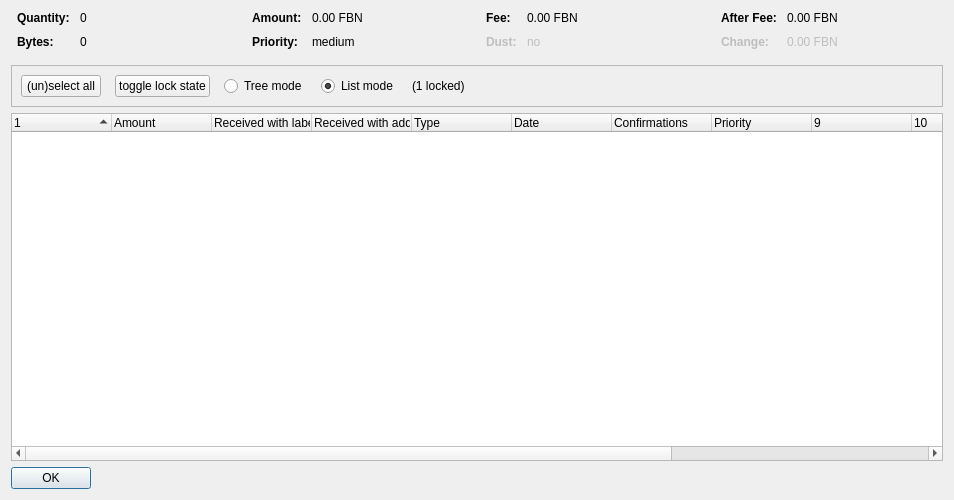
<?xml version="1.0" encoding="UTF-8"?>
<ui version="4.0">
 <class>CoinControlDialog</class>
 <widget class="QDialog" name="CoinControlDialog">
  <property name="geometry">
   <rect>
    <x>0</x>
    <y>0</y>
    <width>954</width>
    <height>500</height>
   </rect>
  </property>
  <property name="windowTitle">
   <string>Coin Selection</string>
  </property>
  <layout class="QVBoxLayout" name="verticalLayout">
   <item>
    <layout class="QHBoxLayout" name="horizontalLayoutTop" stretch="0,0,0,0">
     <property name="topMargin">
      <number>0</number>
     </property>
     <property name="bottomMargin">
      <number>10</number>
     </property>
     <item>
      <layout class="QFormLayout" name="formLayoutCoinControl1">
       <property name="horizontalSpacing">
        <number>10</number>
       </property>
       <property name="verticalSpacing">
        <number>10</number>
       </property>
       <property name="leftMargin">
        <number>6</number>
       </property>
       <property name="rightMargin">
        <number>6</number>
       </property>
       <item row="0" column="0">
        <widget class="QLabel" name="labelCoinControlQuantityText">
         <property name="font">
          <font>
           <weight>75</weight>
           <bold>true</bold>
          </font>
         </property>
         <property name="text">
          <string>Quantity:</string>
         </property>
        </widget>
       </item>
       <item row="0" column="1">
        <widget class="QLabel" name="labelCoinControlQuantity">
         <property name="cursor">
          <cursorShape>IBeamCursor</cursorShape>
         </property>
         <property name="contextMenuPolicy">
          <enum>Qt::ActionsContextMenu</enum>
         </property>
         <property name="text">
          <string notr="true">0</string>
         </property>
         <property name="textInteractionFlags">
          <set>Qt::LinksAccessibleByMouse|Qt::TextSelectableByKeyboard|Qt::TextSelectableByMouse</set>
         </property>
        </widget>
       </item>
       <item row="1" column="0">
        <widget class="QLabel" name="labelCoinControlBytesText">
         <property name="font">
          <font>
           <weight>75</weight>
           <bold>true</bold>
          </font>
         </property>
         <property name="text">
          <string>Bytes:</string>
         </property>
        </widget>
       </item>
       <item row="1" column="1">
        <widget class="QLabel" name="labelCoinControlBytes">
         <property name="cursor">
          <cursorShape>IBeamCursor</cursorShape>
         </property>
         <property name="contextMenuPolicy">
          <enum>Qt::ActionsContextMenu</enum>
         </property>
         <property name="text">
          <string notr="true">0</string>
         </property>
         <property name="textInteractionFlags">
          <set>Qt::LinksAccessibleByMouse|Qt::TextSelectableByKeyboard|Qt::TextSelectableByMouse</set>
         </property>
        </widget>
       </item>
      </layout>
     </item>
     <item>
      <layout class="QFormLayout" name="formLayoutCoinControl2">
       <property name="horizontalSpacing">
        <number>10</number>
       </property>
       <property name="verticalSpacing">
        <number>10</number>
       </property>
       <property name="leftMargin">
        <number>6</number>
       </property>
       <property name="rightMargin">
        <number>6</number>
       </property>
       <item row="0" column="0">
        <widget class="QLabel" name="labelCoinControlAmountText">
         <property name="font">
          <font>
           <weight>75</weight>
           <bold>true</bold>
          </font>
         </property>
         <property name="text">
          <string>Amount:</string>
         </property>
        </widget>
       </item>
       <item row="0" column="1">
        <widget class="QLabel" name="labelCoinControlAmount">
         <property name="cursor">
          <cursorShape>IBeamCursor</cursorShape>
         </property>
         <property name="contextMenuPolicy">
          <enum>Qt::ActionsContextMenu</enum>
         </property>
         <property name="text">
          <string notr="true">0.00 FBN</string>
         </property>
         <property name="textInteractionFlags">
          <set>Qt::LinksAccessibleByMouse|Qt::TextSelectableByKeyboard|Qt::TextSelectableByMouse</set>
         </property>
        </widget>
       </item>
       <item row="1" column="0">
        <widget class="QLabel" name="labelCoinControlPriorityText">
         <property name="font">
          <font>
           <weight>75</weight>
           <bold>true</bold>
          </font>
         </property>
         <property name="text">
          <string>Priority:</string>
         </property>
        </widget>
       </item>
       <item row="1" column="1">
        <widget class="QLabel" name="labelCoinControlPriority">
         <property name="cursor">
          <cursorShape>IBeamCursor</cursorShape>
         </property>
         <property name="contextMenuPolicy">
          <enum>Qt::ActionsContextMenu</enum>
         </property>
         <property name="text">
          <string>medium</string>
         </property>
         <property name="textInteractionFlags">
          <set>Qt::LinksAccessibleByMouse|Qt::TextSelectableByKeyboard|Qt::TextSelectableByMouse</set>
         </property>
        </widget>
       </item>
      </layout>
     </item>
     <item>
      <layout class="QFormLayout" name="formLayoutCoinControl3">
       <property name="horizontalSpacing">
        <number>10</number>
       </property>
       <property name="verticalSpacing">
        <number>10</number>
       </property>
       <property name="leftMargin">
        <number>6</number>
       </property>
       <property name="rightMargin">
        <number>6</number>
       </property>
       <item row="0" column="0">
        <widget class="QLabel" name="labelCoinControlFeeText">
         <property name="font">
          <font>
           <weight>75</weight>
           <bold>true</bold>
          </font>
         </property>
         <property name="text">
          <string>Fee:</string>
         </property>
        </widget>
       </item>
       <item row="0" column="1">
        <widget class="QLabel" name="labelCoinControlFee">
         <property name="cursor">
          <cursorShape>IBeamCursor</cursorShape>
         </property>
         <property name="contextMenuPolicy">
          <enum>Qt::ActionsContextMenu</enum>
         </property>
         <property name="text">
          <string notr="true">0.00 FBN</string>
         </property>
         <property name="textInteractionFlags">
          <set>Qt::LinksAccessibleByMouse|Qt::TextSelectableByKeyboard|Qt::TextSelectableByMouse</set>
         </property>
        </widget>
       </item>
       <item row="1" column="0">
        <widget class="QLabel" name="labelCoinControlLowOutputText">
         <property name="enabled">
          <bool>false</bool>
         </property>
         <property name="font">
          <font>
           <weight>75</weight>
           <bold>true</bold>
          </font>
         </property>
         <property name="text">
          <string>Dust:</string>
         </property>
        </widget>
       </item>
       <item row="1" column="1">
        <widget class="QLabel" name="labelCoinControlLowOutput">
         <property name="enabled">
          <bool>false</bool>
         </property>
         <property name="cursor">
          <cursorShape>IBeamCursor</cursorShape>
         </property>
         <property name="contextMenuPolicy">
          <enum>Qt::ActionsContextMenu</enum>
         </property>
         <property name="text">
          <string>no</string>
         </property>
         <property name="textInteractionFlags">
          <set>Qt::LinksAccessibleByMouse|Qt::TextSelectableByKeyboard|Qt::TextSelectableByMouse</set>
         </property>
        </widget>
       </item>
      </layout>
     </item>
     <item>
      <layout class="QFormLayout" name="formLayoutCoinControl4">
       <property name="horizontalSpacing">
        <number>10</number>
       </property>
       <property name="verticalSpacing">
        <number>10</number>
       </property>
       <property name="leftMargin">
        <number>6</number>
       </property>
       <property name="rightMargin">
        <number>6</number>
       </property>
       <item row="0" column="0">
        <widget class="QLabel" name="labelCoinControlAfterFeeText">
         <property name="font">
          <font>
           <weight>75</weight>
           <bold>true</bold>
          </font>
         </property>
         <property name="text">
          <string>After Fee:</string>
         </property>
        </widget>
       </item>
       <item row="0" column="1">
        <widget class="QLabel" name="labelCoinControlAfterFee">
         <property name="cursor">
          <cursorShape>IBeamCursor</cursorShape>
         </property>
         <property name="contextMenuPolicy">
          <enum>Qt::ActionsContextMenu</enum>
         </property>
         <property name="text">
          <string notr="true">0.00 FBN</string>
         </property>
         <property name="textInteractionFlags">
          <set>Qt::LinksAccessibleByMouse|Qt::TextSelectableByKeyboard|Qt::TextSelectableByMouse</set>
         </property>
        </widget>
       </item>
       <item row="1" column="0">
        <widget class="QLabel" name="labelCoinControlChangeText">
         <property name="enabled">
          <bool>false</bool>
         </property>
         <property name="font">
          <font>
           <weight>75</weight>
           <bold>true</bold>
          </font>
         </property>
         <property name="text">
          <string>Change:</string>
         </property>
        </widget>
       </item>
       <item row="1" column="1">
        <widget class="QLabel" name="labelCoinControlChange">
         <property name="enabled">
          <bool>false</bool>
         </property>
         <property name="cursor">
          <cursorShape>IBeamCursor</cursorShape>
         </property>
         <property name="contextMenuPolicy">
          <enum>Qt::ActionsContextMenu</enum>
         </property>
         <property name="text">
          <string notr="true">0.00 FBN</string>
         </property>
         <property name="textInteractionFlags">
          <set>Qt::LinksAccessibleByMouse|Qt::TextSelectableByKeyboard|Qt::TextSelectableByMouse</set>
         </property>
        </widget>
       </item>
      </layout>
     </item>
    </layout>
   </item>
   <item>
    <widget class="QFrame" name="frame">
     <property name="minimumSize">
      <size>
       <width>0</width>
       <height>40</height>
      </size>
     </property>
     <property name="frameShape">
      <enum>QFrame::StyledPanel</enum>
     </property>
     <property name="frameShadow">
      <enum>QFrame::Sunken</enum>
     </property>
     <layout class="QHBoxLayout" name="horizontalLayout">
      <item>
       <layout class="QHBoxLayout" name="horizontalLayoutPanel" stretch="0,0,0,0,0,0">
        <property name="spacing">
         <number>14</number>
        </property>
        <item>
         <widget class="QPushButton" name="pushButtonSelectAll">
          <property name="sizePolicy">
           <sizepolicy hsizetype="Maximum" vsizetype="Fixed">
            <horstretch>0</horstretch>
            <verstretch>0</verstretch>
           </sizepolicy>
          </property>
          <property name="text">
           <string>(un)select all</string>
          </property>
          <property name="autoDefault">
           <bool>false</bool>
          </property>
         </widget>
        </item>
        <item>
         <widget class="QPushButton" name="pushButtonToggleLock">
          <property name="sizePolicy">
           <sizepolicy hsizetype="Maximum" vsizetype="Fixed">
            <horstretch>0</horstretch>
            <verstretch>0</verstretch>
           </sizepolicy>
          </property>
          <property name="text">
           <string>toggle lock state</string>
          </property>
          <property name="autoDefault">
           <bool>false</bool>
          </property>
         </widget>
        </item>
        <item>
         <widget class="QRadioButton" name="radioTreeMode">
          <property name="sizePolicy">
           <sizepolicy hsizetype="Maximum" vsizetype="Fixed">
            <horstretch>0</horstretch>
            <verstretch>0</verstretch>
           </sizepolicy>
          </property>
          <property name="text">
           <string>Tree mode</string>
          </property>
         </widget>
        </item>
        <item>
         <widget class="QRadioButton" name="radioListMode">
          <property name="sizePolicy">
           <sizepolicy hsizetype="Maximum" vsizetype="Fixed">
            <horstretch>0</horstretch>
            <verstretch>0</verstretch>
           </sizepolicy>
          </property>
          <property name="text">
           <string>List mode</string>
          </property>
          <property name="checked">
           <bool>true</bool>
          </property>
         </widget>
        </item>
        <item>
         <widget class="QLabel" name="labelLocked">
          <property name="text">
           <string>(1 locked)</string>
          </property>
         </widget>
        </item>
        <item>
         <spacer name="horizontalSpacer">
          <property name="orientation">
           <enum>Qt::Horizontal</enum>
          </property>
          <property name="sizeHint" stdset="0">
           <size>
            <width>40</width>
            <height>20</height>
           </size>
          </property>
         </spacer>
        </item>
       </layout>
      </item>
     </layout>
    </widget>
   </item>
   <item>
    <widget class="CoinControlTreeWidget" name="treeWidget">
     <property name="contextMenuPolicy">
      <enum>Qt::CustomContextMenu</enum>
     </property>
     <property name="sortingEnabled">
      <bool>false</bool>
     </property>
     <property name="columnCount">
      <number>13</number>
     </property>
     <attribute name="headerShowSortIndicator" stdset="0">
      <bool>true</bool>
     </attribute>
     <attribute name="headerStretchLastSection">
      <bool>false</bool>
     </attribute>
     <column>
      <property name="text">
       <string/>
      </property>
     </column>
     <column>
      <property name="text">
       <string>Amount</string>
      </property>
     </column>
     <column>
      <property name="text">
       <string>Received with label</string>
      </property>
     </column>
     <column>
      <property name="text">
       <string>Received with address</string>
      </property>
     </column>
     <column>
      <property name="text">
	<string>Type</string>
      </property>
     </column>
     <column>
      <property name="text">	 
       <string>Date</string>
      </property>
     </column>
     <column>
      <property name="text">
       <string>Confirmations</string>
      </property>
      <property name="toolTip">
       <string>Confirmed</string>
      </property>
     </column>
     <column>
      <property name="text">
       <string>Priority</string>
      </property>
     </column>
     <column>
      <property name="text">
       <string/>
      </property>
     </column>
     <column>
      <property name="text">
       <string/>
      </property>
     </column>
     <column>
      <property name="text">
       <string/>
      </property>
     </column>
     <column>
      <property name="text">
       <string/>
      </property>
     </column>
     <column>
      <property name="text">
       <string/>
      </property>
     </column>
    </widget>
   </item>
   <item>
    <widget class="QDialogButtonBox" name="buttonBox">
     <property name="sizePolicy">
      <sizepolicy hsizetype="Maximum" vsizetype="Fixed">
       <horstretch>0</horstretch>
       <verstretch>0</verstretch>
      </sizepolicy>
     </property>
     <property name="orientation">
      <enum>Qt::Horizontal</enum>
     </property>
     <property name="standardButtons">
      <set>QDialogButtonBox::Ok</set>
     </property>
    </widget>
   </item>
  </layout>
 </widget>
 <customwidgets>
  <customwidget>
   <class>CoinControlTreeWidget</class>
   <extends>QTreeWidget</extends>
   <header>coincontroltreewidget.h</header>
  </customwidget>
 </customwidgets>
 <resources/>
 <connections/>
</ui>
